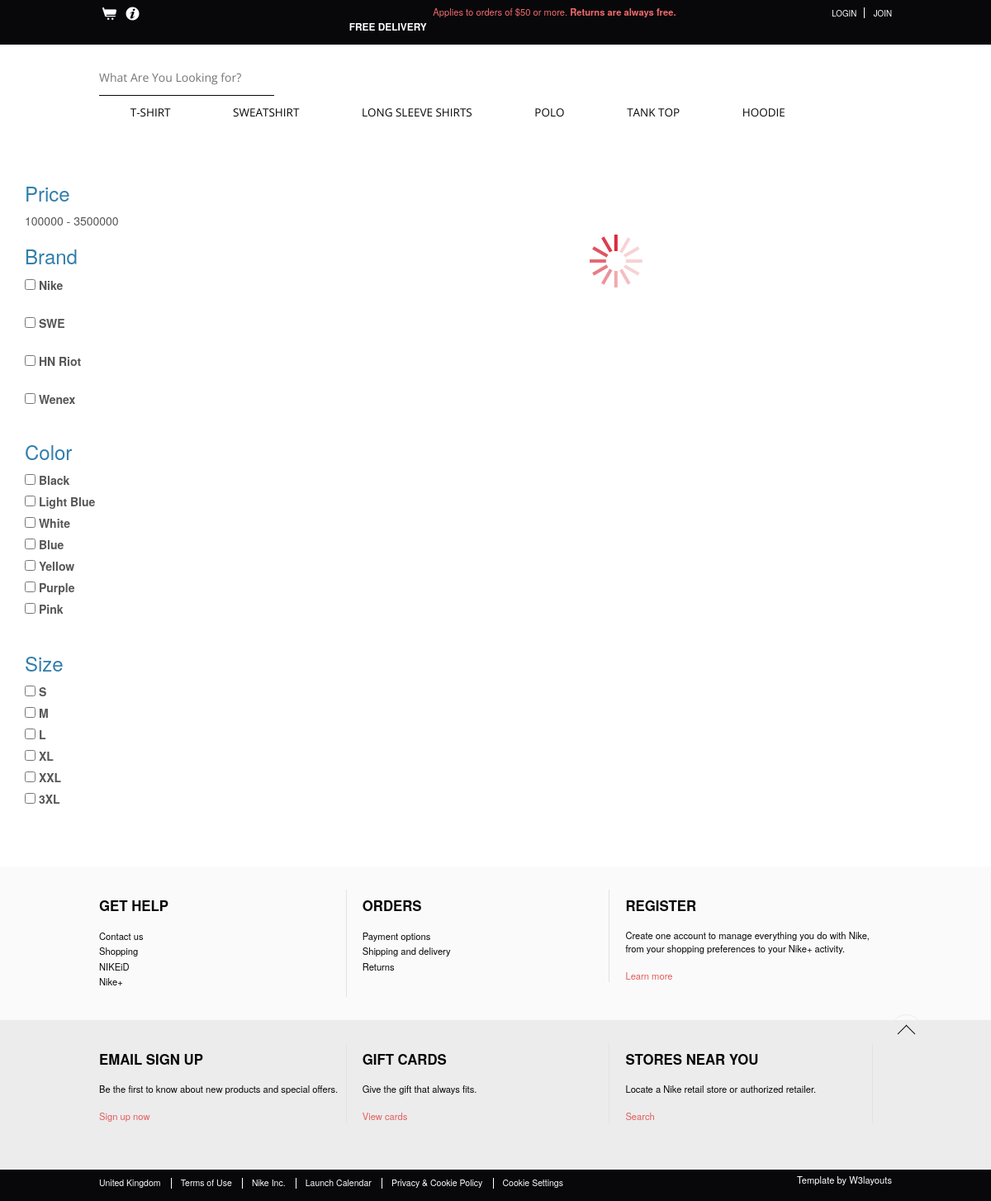
/index.php?act=product&cate_id=4, run on the app's committed database.
### tables this page shows
CREATE TABLE `categories` (
  `id` int(10) NOT NULL,
  `name` varchar(255) NOT NULL,
  `description` varchar(255) NOT NULL,
  `stock_id` int(10) NOT NULL,
  `created_at` date NOT NULL DEFAULT current_timestamp(),
  `updated_at` date NOT NULL DEFAULT current_timestamp(),
  `active` int(2) NOT NULL
);

CREATE TABLE `suppliers` (
  `id` int(10) NOT NULL,
  `name` varchar(255) NOT NULL,
  `address` varchar(255) NOT NULL,
  `email` varchar(255) NOT NULL,
  `phone` int(12) NOT NULL,
  `created_at` date NOT NULL DEFAULT current_timestamp(),
  `updated_at` date NOT NULL DEFAULT current_timestamp(),
  `active` int(2) NOT NULL
);

CREATE TABLE `colors` (
  `id` int(11) NOT NULL,
  `name` text NOT NULL
);

CREATE TABLE `size` (
  `SizeID` int(11) NOT NULL,
  `SizeName` text NOT NULL
);

### class/categories.php (called while the page is built, shortened)
<?php
	class categories{
    public static function getAll()
    {
    	$conn = connectDB::connect("root", "");
    	$sql = "SELECT * FROM categories WHERE 1";
    	$result = $conn -> query($sql);
    	return $result;
    }
}
?>

### class/suppliers.php (called while the page is built, shortened)
<?php
    class suppliers{
    public function getAll()
    {
        $conn = connectDB::connect("root", "");
        $sql = "SELECT * FROM suppliers WHERE 1";
        $result = $conn -> query($sql);
        return $result;
    }
}
?>

### class/colors.php (called while the page is built, shortened)
<?php
	class colors{
    public function getAll()
    {
        $conn = connectDB::connect("root", "");
        $sql = "SELECT * FROM colors WHERE 1";
        $result = $conn->query($sql);
        return $result;
    }
}
?>

### class/sizes.php (called while the page is built, shortened)
<?php
	class sizes{
    public static function getAll()
    {
        $conn = connectDB::connect("root", "");
        $sql = "SELECT * FROM size WHERE 1";
        $result = $conn->query($sql);
        return $result;
    }
}
?>

### index.php (the view, shortened to what this page needs)
<!DOCTYPE HTML>
<html>
	<?php
	include("pages/header.php");
	require('class/products.php');
	require('class/suppliers.php');
	require('class/colors.php');
	require('class/sizes.php');
	?>
	<body>
			<div class="header">
				<div class="top-header">
					<div class="wrap">
						<div class="top-header-left">
							<ul>
								<li><a class="cart" href="index.php?act=cart"><span id="clickme"> </span></a></li>
								<li><a class="info" href="index.php?act=cart"><span> </span></a></li>
							</ul>
						</div>
						<div class="top-header-center">
							<div class="top-header-center-alert-left">
								<h3>FREE DELIVERY</h3>
							</div>
							<div class="top-header-center-alert-right">
								<div class="vticker">
								  <ul>
									  <li>Applies to orders of $50 or more. <label>Returns are always free.</label></li>
								  </ul>
								</div>
							</div>
						</div>
						<div class="top-header-right">
							<?php
							if($_SESSION['name']){
								$name = $_SESSION['name'];
								$order_id = $_SESSION['order_id'];
								$id = $_SESSION['id'];
								echo "<ul>
										<li><a href='index.php?act=login'>$name</a><span> </span></li>
										<li><a href='handle/logout.php'>Log out</a></li>
									</ul>";
							}
							else{
								echo "<ul>
										<li><a href='index.php?act=login'>Login</a><span> </span></li>
										<li><a href='index.php?act=register'>Join</a></li>
									</ul>";
							}
							?>
						</div>
					</div>
				</div>
				<div class="mid-header">
					<div class="wrap">
						<div class="mid-grid-left">
							<form action="">
								<input type="text" placeholder="What Are You Looking for?" />
							</form>
						</div>
					</div>
				</div>
				<div class="header-bottom">
					<div class="wrap">
							<ul class="megamenu skyblue">
								<?php
								require('class/categories.php');
								$categories = categories::getAll();
								while($rowcate = $categories->fetch_array()){
									echo "
									<li class='grid'><a class='color2' href='#'>$rowcate[1]</a>
									<div class='megapanel'>
										<div class='row'>
											<div class='col1'>
												<div class='h_nav'>
													<h4>popular</h4>
													<ul>
														<li><a href='index.php?act=product&cate_id=$rowcate[0]'>new arrivals</a></li>
														<li><a href='index.php?act=product&cate_id=$rowcate[0]'>men</a></li>
														<li><a href='index.php?act=product&cate_id=$rowcate[0]'>women</a></li>
														<li><a href='index.php?act=product&cate_id=$rowcate[0]'>accessories</a></li>
														<li><a href='index.php?act=product&cate_id=$rowcate[0]'>kids</a></li>
														<li><a href='index.php?act=product&cate_id=$rowcate[0]'>login</a></li>
													</ul>
												</div>
											</div>
											<div class='col1'>
												<div class='h_nav'>
													<h4>style zone</h4>
													<ul>
														<li><a href='index.php?act=product&cate_id=$rowcate[0]'>men</a></li>
														<li><a href='index.php?act=product&cate_id=$rowcate[0]'>women</a></li>
														<li><a href='index.php?act=product&cate_id=$rowcate[0]'>accessories</a></li>
														<li><a href='index.php?act=product&cate_id=$rowcate[0]'>kids</a></li>
														<li><a href='index.php?act=product&cate_id=$rowcate[0]'>brands</a></li>
													</ul>
												</div>
											</div>
											<div class='col1'>
												<div class='h_nav'>
													<h4>style zone</h4>
													<ul>
														<li><a href='index.php?act=product&cate_id=$rowcate[0]'>men</a></li>
														<li><a href='index.php?act=product&cate_id=$rowcate[0]'>women</a></li>
														<li><a href='index.php?act=product&cate_id=$rowcate[0]'>accessories</a></li>
														<li><a href='index.php?act=product&cate_id=$rowcate[0]'>brands</a></li>
													</ul>
												</div>
											</div>
											<div class='col1 men'>
												<div class = 'men-pic'>
													<img src='images/men.png' title='' />
												</div>
											</div>
										</div>
									</div>
								</li>";
								}
								?>
							</ul>
					</div>
				</div>
				</div>
		<?php require('loadcontent.php');?>
		<div class="bottom-grids">
			<div class="bottom-top-grids">
				<div class="wrap">
					<div class="bottom-top-grid">
						<h4>GET HELP</h4>
						<ul>
							<li><a href="contact.php">Contact us</a></li>
							<li><a href="#">Shopping</a></li>
							<li><a href="#">NIKEiD</a></li>
							<li><a href="#">Nike+</a></li>
						</ul>
					</div>
					<div class="bottom-top-grid">
						<h4>ORDERS</h4>
						<ul>
							<li><a href="#">Payment options</a></li>
							<li><a href="#">Shipping and delivery</a></li>
							<li><a href="#">Returns</a></li>
						</ul>
					</div>
					<div class="bottom-top-grid last-bottom-top-grid">
						<h4>REGISTER</h4>
						<p>Create one account to manage everything you do with Nike, from your shopping preferences to your Nike+ activity.</p>
						<a class="learn-more" href="#">Learn more</a>
					</div>
				</div>
			</div>
			<div class="bottom-bottom-grids">
				<div class="wrap">
					<div class="bottom-bottom-grid">
						<h6>EMAIL SIGN UP</h6>
						<p>Be the first to know about new products and special offers.</p>
						<a class="learn-more" href="#">Sign up now</a>
					</div>
					<div class="bottom-bottom-grid">
						<h6>GIFT CARDS</h6>
						<p>Give the gift that always fits.</p>
						<a class="learn-more" href="#">View cards</a>
					</div>
					<div class="bottom-bottom-grid last-bottom-bottom-grid">
						<h6>STORES NEAR YOU</h6>
						<p>Locate a Nike retail store or authorized retailer.</p>
						<a class="learn-more" href="#">Search</a>
					</div>
				</div>
			</div>
		</div>
		<?php include("pages/footer.php"); ?>
	</body>
</html>

### pages/products.php (shortened to what this page needs)
<!DOCTYPE html>
<html lang="en">
<head>
    <link rel="stylesheet" href="pages/css/bootstrap.min.css">
    <link href = "pages/css/jquery-ui.css" rel = "stylesheet">
    <link href="pages/css/style.css" rel="stylesheet">
</head>
<body>
	<div class="container">
        <div class="row">
		         <br />
		         <br />
		 <div class="col-md-3">
		    <div class="list-group">
		     <h3>Price</h3>
                    <p id="price_show">100000 - 3500000</p>
                </div>
                <div class="list-group">
     					<h3>Brand</h3>
                    <div style="height: 180px; overflow-y: auto; overflow-x: hidden;">
				     <?php
				     			$supplier = new suppliers();
				     			$resultSupplier =  $supplier -> getAll();
				                   while($supplierRow = $resultSupplier->fetch_array())
				                    {
				                    ?>
				                    <div class="form-check">
				                        <label><input type="checkbox" style="display: inline-block;" class="common_selector brand" value="<?php echo $supplierRow[0]; ?>"  > <?php echo $supplierRow[1]; ?></label>
				                    </div>
				                    <br/>
				                    <?php
				                    }
                    ?>
                    </div>
                </div>
    			<div class="list-group">
    				 <h3>Color</h3>
                    <div style="height: 180px; overflow-y: auto; overflow-x: hidden;">
                    <?php
		                    $color = new colors();
		                    $resultColor = $color ->getAll();
			                while ($rowColor = $resultColor->fetch_array()){
		            ?>
		                    <div class="form-check ">
		                        <label><input type="checkbox" class="common_selector color" value="<?php echo $rowColor[0]; ?>" > <?php echo $rowColor[1]; ?> </label>
		                    </div>
		            <?php
		                  }
                    ?>
                </div>
                <br/>
            </div>
    <div class="list-group">
     <h3>Size</h3>
                    <div style="height: 180px; overflow-y: auto; overflow-x: hidden;">
    		 <?php
                    $size = new sizes();
                    $resultSize = $size -> getAll();
                    while($rowSize = $resultSize->fetch_array()){
                    ?>
                    <div class="form-check">
                        <label><input type="checkbox" class="common_selector size" value="<?php echo $rowSize[0]; ?>"  > <?php echo $rowSize[1]; ?> </label>
                    </div>
                    <?php
                    }
                    ?>
                </div>
            </div>
        </div>
            <br/>
            <div class="col-md-9">
             <br />
                <div class="row filter_data">
                </div>
            </div>
        </div>
    </div>
</body>
</html>

### css/style1.css (style rules this page uses)
html,body,div,span,applet,object,iframe,h1,h2,h3,h4,h5,h6,p,blockquote,pre,a,abbr,acronym,address,big,cite,code,del,dfn,em,img,ins,kbd,q,s,samp,small,strike,strong,sub,sup,tt,var,b,u,i,dl,dt,dd,ol,nav ul,nav li,fieldset,form,label,legend,table,caption,tbody,tfoot,thead,tr,th,td,article,aside,canvas,details,embed,figure,figcaption,footer,header,hgroup,menu,nav,output,ruby,section,summary,time,mark,audio,video { margin:0;padding:0;border:0;font-size:100%;font:inherit;vertical-align:baseline; }
ol,ul { list-style:none;margin:0px;padding:0px; }
a { text-decoration:none; }
body { font-family: 'Open Sans', sans-serif; background:#FFF; }
.wrap { width:70%; margin:0 auto; }
.top-header { background:#08080B; }
.top-header-left { float:left; width:10%; padding: 0.25em 0 0 0; }
.top-header-center { float: left; width: 80%; padding: 0.25em; padding: 0.4em; }
.top-header-right { float: right; padding: 0.25em 0; }
.top-header-left ul li { display:inline-block; }
.top-header-left ul li a span { width:24px; height:24px; display:block; }
.cart { position:relative; }
.cart span { background:url(../images/image-sprit.png) no-repeat 0px 0px; }
.info span { background: url(../images/image-sprit.png) no-repeat -22px 0px; }
.top-header-center-alert-left { float: left; width: 39%; text-align: right; }
.top-header-center-alert-right { float: right; width: 60%; }
.top-header-center-alert-left h3 { color:#FFF; font-weight:600; font-size:0.85em; }
.vticker li { color:#F06B6B; font-size:0.8em; font-weight:100; }
.top-header-right ul li { display:inline-block; }
.top-header-right ul li a { color: #FFF; font-size: 0.7em; text-transform: uppercase; }
.mid-grid-left { float: left; width: 26%; padding-top: 1.3em; }
.mid-grid-left input[type="text"] { border: 1px solid #08080B; border-right: none; border-left: none; border-top: none; font-family: 'Open Sans', sans-serif; outline: none; padding: 0.8em 0; color:#A5A5A5; width:85%; -moz-transition: width 0.5s ease-out; -webkit-transition: width 0.5s ease-out; transition: width 0.5s ease-out; }
.bottom-grids { margin-top:2em; }
.bottom-top-grids { background:#FAFAFA; padding: 2em 0; }
.bottom-top-grid { width: 31.2%; margin-right: 2%; float: left; border-right: 1px solid #E2E2E2; }
.bottom-top-grid p { color: #08080B; display: block; font-size: 0.8em; padding: 0 0 0.5em 0; }
.last-bottom-top-grid,.last-bottom-bottom-grid { border:none; }
.bottom-top-grid h4 { color: #08080B; font-weight: 700; font-size: 1.2em; padding-bottom: 0.5em; }
.bottom-top-grid ul li a { color: #08080B; padding: 0.1em 0; display: block; font-size: 0.8em; }
.learn-more { color:#E45D5D; padding: 0.1em 0; display: block; font-size: 0.8em; transition:0.5s all; -webkit-transition:0.5s all; -moz-transition:0.5s all; -o-transition:0.5s all; }
.bottom-bottom-grids { background:#ECECEC; padding: 2em 0 4em; }
.bottom-bottom-grid { width: 31.2%; margin-right: 2%; float: left; border-right: 1px solid #E2E2E2; }
.bottom-bottom-grid h6 { color: #08080B; font-weight: 700; font-size: 1.2em; padding-bottom: 0.5em; }
.bottom-bottom-grid p { color: #08080B; display: block; font-size: 0.8em; padding: 0 0 0.5em 0; }
ul.resp-tabs-list, p { margin: 0px; padding: 0px; }
@media only screen and (max-width: 1280px) and (min-width: 1024px) { .wrap { width:80%; } }

### css/megamenu.css (style rules this page uses)
.megamenu { margin-bottom:0px;padding:0;width:100%;list-style:none;display:inline-block;position:relative;font-family: 'Open Sans', sans-serif;font-size:15px }
.megamenu li { margin-bottom:0px;display:inline; }
.megamenu>li>a { float: left; padding: 0.8em 2.8em; text-decoration: none; text-transform: capitalize; font-size: 0.9em; -webkit-transition: all 0.3s ease-in-out; -moz-transition: all 0.3s ease-in-out; -o-transition: all 0.3s ease-in-out; transition: all 0.3s ease-in-out; font-weight: 400; text-transform: uppercase; }
.skyblue li>a,.skyblue>li.showhide span { color: #08080B; }

### data on the page
categories: name "T-SHIRT"
categories: name "SWEATSHIRT"
categories: name "LONG SLEEVE SHIRTS"
categories: name "POLO"
categories: name "TANK TOP"
categories: name "HOODIE"
suppliers: name "Nike"
suppliers: name "SWE"
suppliers: name "HN Riot"
suppliers: name "Wenex"
colors: name "Black"
colors: name "Light Blue"
colors: name "White"
colors: name "Blue"
colors: name "Yellow"
colors: name "Purple"
colors: name "Pink"
size: SizeName "S"
size: SizeName "M"
size: SizeName "L"
size: SizeName "XL"
size: SizeName "XXL"
size: SizeName "3XL"
